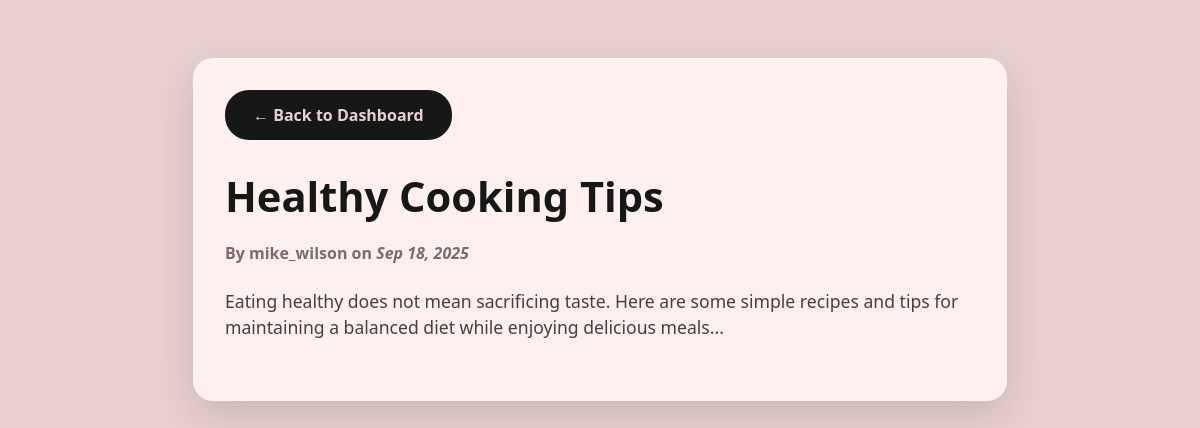
The app's page /admin_view_post.php?id=3 with its own data.
### tables this page shows
CREATE TABLE IF NOT EXISTS posts (
    id INT AUTO_INCREMENT PRIMARY KEY,
    user_id INT NOT NULL,
    title VARCHAR(255) NOT NULL,
    content TEXT NOT NULL,
    image VARCHAR(255) NULL,
    likes_count INT DEFAULT 0,
    comments_count INT DEFAULT 0,
    created_at TIMESTAMP DEFAULT CURRENT_TIMESTAMP,
    updated_at TIMESTAMP DEFAULT CURRENT_TIMESTAMP ON UPDATE CURRENT_TIMESTAMP,
    FOREIGN KEY (user_id) REFERENCES users(id) ON DELETE CASCADE
);

CREATE TABLE IF NOT EXISTS users (
    id INT AUTO_INCREMENT PRIMARY KEY,
    username VARCHAR(50) UNIQUE NOT NULL,
    email VARCHAR(100) UNIQUE NOT NULL,
    password VARCHAR(255) NOT NULL,
    full_name VARCHAR(100) NOT NULL,
    profile_image VARCHAR(255) DEFAULT 'default-avatar.png',
    bio TEXT,
    is_admin TINYINT(1) DEFAULT 0,
    created_at TIMESTAMP DEFAULT CURRENT_TIMESTAMP,
    updated_at TIMESTAMP DEFAULT CURRENT_TIMESTAMP ON UPDATE CURRENT_TIMESTAMP
);

### admin_view_post.php (the view, shortened to what this page needs)
<?php
require_once 'config.php';
$post_id = (int)$_GET['id'];
$stmt = $pdo->prepare("SELECT p.title, p.content, p.image, p.created_at, u.username
                       FROM posts p
                       JOIN users u ON p.user_id = u.id
                       WHERE p.id = ?");
$stmt->execute([$post_id]);
$post = $stmt->fetch(PDO::FETCH_ASSOC);
?>
<!DOCTYPE html>
<html lang="en">
<head>
</head>
<body>
  <div class="container">
    <a href="admin_dashboard.php" class="btn-back">← Back to Dashboard</a>
    <h1><?= htmlspecialchars($post['title']) ?></h1>
    <div class="post-meta">
      By <strong><?= htmlspecialchars($post['username']) ?></strong> on <em><?= date('M j, Y', strtotime($post['created_at'])) ?></em>
    </div>
    <div class="post-content"><?= nl2br(htmlspecialchars($post['content'])) ?></div>
  </div>
</body>
</html>

### admin_view_post.php (style rules this page uses)
body { font-family: 'Segoe UI', Tahoma, Geneva, Verdana, sans-serif; background: #e8d1d1ff; color: #161717ff; padding: 20px; min-height: 100vh; }
.container { max-width: 750px; background: #fff0f0; margin: 30px auto; padding: 32px; border-radius: 20px; box-shadow: 0 14px 44px rgba(22,23,23,0.15); }
h1 { font-weight: 900; font-size: 2.6rem; margin-bottom: 18px; color: #161717ff; user-select: none; }
.post-meta { font-weight: 600; color: #826969; margin-bottom: 24px; }
.post-content { font-size: 1.1rem; line-height: 1.5; white-space: pre-wrap; margin-bottom: 28px; color: #4c3c3c; }
.btn-back { display: inline-block; padding: 14px 28px; background: #161717ff; color: #e8d1d1ff; font-weight: 700; border-radius: 24px; text-decoration: none; transition: background-color 0.3s; user-select: none; }

### records on screen
posts: title "Healthy Cooking Tips", user.username "mike_wilson", created_at "Sep 18, 2025", content "Eating healthy does not mean sacrificing taste. Here are some simple recipes and tips for maintaining a balanced diet while enjoying delicious meals..."
